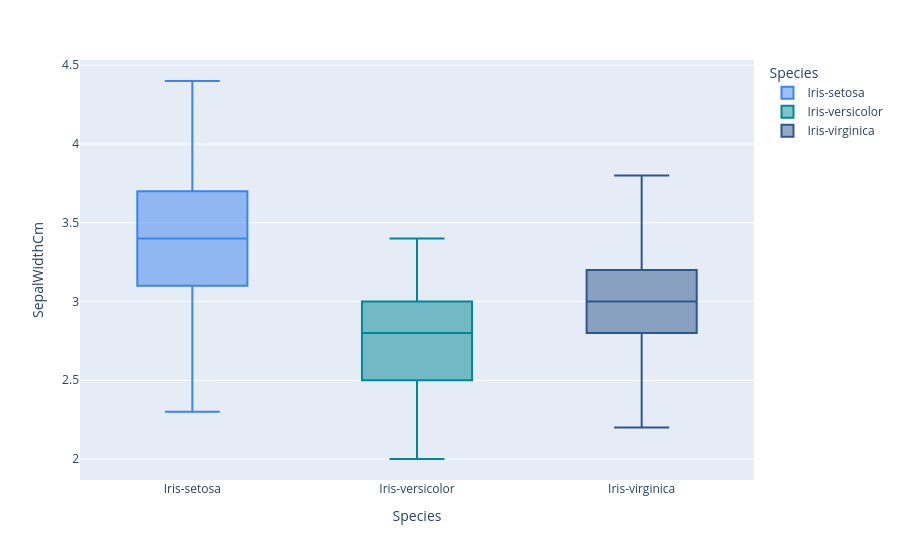

The code cell stored with this chart in its notebook:
### Code cell
fig = px.box(iris, x="Species", y="SepalWidthCm", color="Species", color_discrete_sequence=COLOUR_SEQUENCE, orientation="v")
fig.show()

### Figure 1 — Plotly figure (JSON) as saved in the notebook; plotly's stock layout.template omitted (floating-point values rounded to 4 significant figures)
{"data": [{"alignmentgroup": "True", "hovertemplate": "Species=%{x}<br>SepalWidthCm=%{y}<extra></extra>", "legendgroup": "Iris-setosa", "marker": {"color": "#3d84ec"}, "name": "Iris-setosa", "notched": false, "offsetgroup": "Iris-setosa", "orientation": "v", "showlegend": true, "type": "box", "x": ["Iris-setosa", "Iris-setosa", "Iris-setosa", "Iris-setosa", "Iris-setosa", "Iris-setosa", "Iris-setosa", "Iris-setosa", "Iris-setosa", "Iris-setosa", "Iris-setosa", "Iris-setosa", "Iris-setosa", "Iris-setosa", "Iris-setosa", "Iris-setosa", "Iris-setosa", "Iris-setosa", "Iris-setosa", "Iris-setosa", "Iris-setosa", "Iris-setosa", "Iris-setosa", "Iris-setosa", "Iris-setosa", "Iris-setosa", "Iris-setosa", "Iris-setosa", "Iris-setosa", "Iris-setosa", "Iris-setosa", "Iris-setosa", "Iris-setosa", "Iris-setosa", "Iris-setosa", "Iris-setosa", "Iris-setosa", "Iris-setosa", "Iris-setosa", "Iris-setosa", "Iris-setosa", "Iris-setosa", "Iris-setosa", "Iris-setosa", "Iris-setosa", "Iris-setosa", "Iris-setosa", "Iris-setosa", "Iris-setosa", "Iris-setosa"], "x0": " ", "xaxis": "x", "y": [3.5, 3.0, 3.2, 3.1, 3.6, 3.9, 3.4, 3.4, 2.9, 3.1, 3.7, 3.4, 3.0, 3.0, 4.0, 4.4, 3.9, 3.5, 3.8, 3.8, 3.4, 3.7, 3.6, 3.3, 3.4, 3.0, 3.4, 3.5, 3.4, 3.2, 3.1, 3.4, 4.1, 4.2, 3.1, 3.2, 3.5, 3.1, 3.0, 3.4, 3.5, 2.3, 3.2, 3.5, 3.8, 3.0, 3.8, 3.2, 3.7, 3.3], "y0": " ", "yaxis": "y"}, {"alignmentgroup": "True", "hovertemplate": "Species=%{x}<br>SepalWidthCm=%{y}<extra></extra>", "legendgroup": "Iris-versicolor", "marker": {"color": "#008896"}, "name": "Iris-versicolor", "notched": false, "offsetgroup": "Iris-versicolor", "orientation": "v", "showlegend": true, "type": "box", "x": ["Iris-versicolor", "Iris-versicolor", "Iris-versicolor", "Iris-versicolor", "Iris-versicolor", "Iris-versicolor", "Iris-versicolor", "Iris-versicolor", "Iris-versicolor", "Iris-versicolor", "Iris-versicolor", "Iris-versicolor", "Iris-versicolor", "Iris-versicolor", "Iris-versicolor", "Iris-versicolor", "Iris-versicolor", "Iris-versicolor", "Iris-versicolor", "Iris-versicolor", "Iris-versicolor", "Iris-versicolor", "Iris-versicolor", "Iris-versicolor", "Iris-versicolor", "Iris-versicolor", "Iris-versicolor", "Iris-versicolor", "Iris-versicolor", "Iris-versicolor", "Iris-versicolor", "Iris-versicolor", "Iris-versicolor", "Iris-versicolor", "Iris-versicolor", "Iris-versicolor", "Iris-versicolor", "Iris-versicolor", "Iris-versicolor", "Iris-versicolor", "Iris-versicolor", "Iris-versicolor", "Iris-versicolor", "Iris-versicolor", "Iris-versicolor", "Iris-versicolor", "Iris-versicolor", "Iris-versicolor", "Iris-versicolor", "Iris-versicolor"], "x0": " ", "xaxis": "x", "y": [3.2, 3.2, 3.1, 2.3, 2.8, 2.8, 3.3, 2.4, 2.9, 2.7, 2.0, 3.0, 2.2, 2.9, 2.9, 3.1, 3.0, 2.7, 2.2, 2.5, 3.2, 2.8, 2.5, 2.8, 2.9, 3.0, 2.8, 3.0, 2.9, 2.6, 2.4, 2.4, 2.7, 2.7, 3.0, 3.4, 3.1, 2.3, 3.0, 2.5, 2.6, 3.0, 2.6, 2.3, 2.7, 3.0, 2.9, 2.9, 2.5, 2.8], "y0": " ", "yaxis": "y"}, {"alignmentgroup": "True", "hovertemplate": "Species=%{x}<br>SepalWidthCm=%{y}<extra></extra>", "legendgroup": "Iris-virginica", "marker": {"color": "#2E578B"}, "name": "Iris-virginica", "notched": false, "offsetgroup": "Iris-virginica", "orientation": "v", "showlegend": true, "type": "box", "x": ["Iris-virginica", "Iris-virginica", "Iris-virginica", "Iris-virginica", "Iris-virginica", "Iris-virginica", "Iris-virginica", "Iris-virginica", "Iris-virginica", "Iris-virginica", "Iris-virginica", "Iris-virginica", "Iris-virginica", "Iris-virginica", "Iris-virginica", "Iris-virginica", "Iris-virginica", "Iris-virginica", "Iris-virginica", "Iris-virginica", "Iris-virginica", "Iris-virginica", "Iris-virginica", "Iris-virginica", "Iris-virginica", "Iris-virginica", "Iris-virginica", "Iris-virginica", "Iris-virginica", "Iris-virginica", "Iris-virginica", "Iris-virginica", "Iris-virginica", "Iris-virginica", "Iris-virginica", "Iris-virginica", "Iris-virginica", "Iris-virginica", "Iris-virginica", "Iris-virginica", "Iris-virginica", "Iris-virginica", "Iris-virginica", "Iris-virginica", "Iris-virginica", "Iris-virginica", "Iris-virginica", "Iris-virginica", "Iris-virginica", "Iris-virginica"], "x0": " ", "xaxis": "x", "y": [3.3, 2.7, 3.0, 2.9, 3.0, 3.0, 2.5, 2.9, 2.5, 3.6, 3.2, 2.7, 3.0, 2.5, 2.8, 3.2, 3.0, 3.8, 2.6, 2.2, 3.2, 2.8, 2.8, 2.7, 3.3, 3.2, 2.8, 3.0, 2.8, 3.0, 2.8, 3.8, 2.8, 2.8, 2.6, 3.0, 3.4, 3.1, 3.0, 3.1, 3.1, 3.1, 2.7, 3.2, 3.3, 3.0, 2.5, 3.0, 3.4, 3.0], "y0": " ", "yaxis": "y"}], "layout": {"boxmode": "overlay", "legend": {"title": {"text": "Species"}, "tracegroupgap": 0}, "margin": {"t": 60}, "xaxis": {"anchor": "y", "categoryarray": ["Iris-setosa", "Iris-versicolor", "Iris-virginica"], "categoryorder": "array", "domain": [0, 1], "title": {"text": "Species"}}, "yaxis": {"anchor": "x", "domain": [0, 1], "title": {"text": "SepalWidthCm"}}}}
